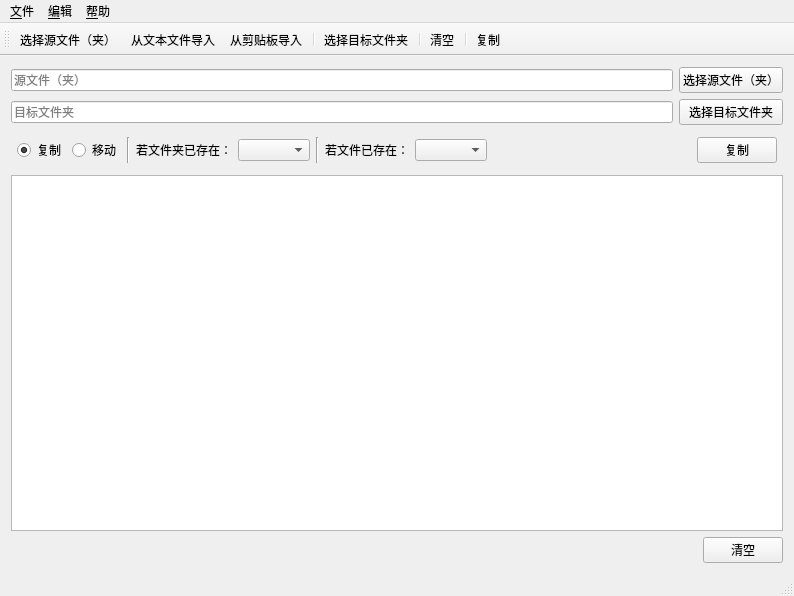
<?xml version="1.0" encoding="UTF-8"?>
<ui version="4.0">
 <class>FolderMoveCopy</class>
 <widget class="QMainWindow" name="FolderMoveCopy">
  <property name="geometry">
   <rect>
    <x>0</x>
    <y>0</y>
    <width>794</width>
    <height>596</height>
   </rect>
  </property>
  <property name="windowTitle">
   <string>FolderMoveCopy</string>
  </property>
  <widget class="QWidget" name="centralWidget">
   <layout class="QVBoxLayout" name="verticalLayout">
    <item>
     <layout class="QGridLayout" name="gridLayout">
      <item row="0" column="0">
       <widget class="QLineEdit" name="originEdit">
        <property name="readOnly">
         <bool>true</bool>
        </property>
        <property name="placeholderText">
         <string>源文件（夹）</string>
        </property>
       </widget>
      </item>
      <item row="0" column="1">
       <widget class="QPushButton" name="originBtn">
        <property name="text">
         <string>选择源文件（夹）</string>
        </property>
       </widget>
      </item>
      <item row="1" column="0">
       <widget class="QLineEdit" name="targetEdit">
        <property name="readOnly">
         <bool>true</bool>
        </property>
        <property name="placeholderText">
         <string>目标文件夹</string>
        </property>
       </widget>
      </item>
      <item row="1" column="1">
       <widget class="QPushButton" name="targetBtn">
        <property name="text">
         <string>选择目标文件夹</string>
        </property>
       </widget>
      </item>
     </layout>
    </item>
    <item>
     <widget class="QWidget" name="radioWidget" native="true">
      <layout class="QHBoxLayout" name="horizontalLayout">
       <property name="leftMargin">
        <number>6</number>
       </property>
       <property name="topMargin">
        <number>6</number>
       </property>
       <property name="rightMargin">
        <number>6</number>
       </property>
       <property name="bottomMargin">
        <number>6</number>
       </property>
       <item>
        <widget class="QRadioButton" name="copyRbn">
         <property name="text">
          <string>复制</string>
         </property>
         <property name="checked">
          <bool>true</bool>
         </property>
        </widget>
       </item>
       <item>
        <widget class="QRadioButton" name="moveRbn">
         <property name="text">
          <string>移动</string>
         </property>
         <property name="checked">
          <bool>false</bool>
         </property>
        </widget>
       </item>
       <item>
        <widget class="Line" name="line">
         <property name="orientation">
          <enum>Qt::Vertical</enum>
         </property>
        </widget>
       </item>
       <item>
        <widget class="QLabel" name="folderLabel">
         <property name="text">
          <string>若文件夹已存在：</string>
         </property>
        </widget>
       </item>
       <item>
        <widget class="QComboBox" name="folderCbB"/>
       </item>
       <item>
        <widget class="Line" name="line_2">
         <property name="orientation">
          <enum>Qt::Vertical</enum>
         </property>
        </widget>
       </item>
       <item>
        <widget class="QLabel" name="fileLabel">
         <property name="text">
          <string>若文件已存在：</string>
         </property>
        </widget>
       </item>
       <item>
        <widget class="QComboBox" name="fileCbB"/>
       </item>
       <item>
        <spacer name="horizontalSpacer_2">
         <property name="orientation">
          <enum>Qt::Horizontal</enum>
         </property>
         <property name="sizeHint" stdset="0">
          <size>
           <width>146</width>
           <height>20</height>
          </size>
         </property>
        </spacer>
       </item>
       <item>
        <widget class="QPushButton" name="moveCopyBtn">
         <property name="text">
          <string>复制</string>
         </property>
        </widget>
       </item>
      </layout>
     </widget>
    </item>
    <item>
     <widget class="CodeEditor" name="plainTextEdit"/>
    </item>
    <item>
     <layout class="QHBoxLayout" name="horizontalLayout_2">
      <item>
       <spacer name="horizontalSpacer">
        <property name="orientation">
         <enum>Qt::Horizontal</enum>
        </property>
        <property name="sizeHint" stdset="0">
         <size>
          <width>40</width>
          <height>20</height>
         </size>
        </property>
       </spacer>
      </item>
      <item>
       <widget class="QPushButton" name="clearBtn">
        <property name="text">
         <string>清空</string>
        </property>
       </widget>
      </item>
     </layout>
    </item>
   </layout>
  </widget>
  <widget class="QMenuBar" name="menuBar">
   <property name="geometry">
    <rect>
     <x>0</x>
     <y>0</y>
     <width>794</width>
     <height>22</height>
    </rect>
   </property>
   <widget class="QMenu" name="fileMenu">
    <property name="title">
     <string>&amp;文件</string>
    </property>
    <addaction name="originAct"/>
    <addaction name="fromTxtAct"/>
    <addaction name="fromClipboardAct"/>
    <addaction name="separator"/>
    <addaction name="targetAct"/>
    <addaction name="separator"/>
    <addaction name="moveCopyAct"/>
    <addaction name="separator"/>
    <addaction name="clearAct"/>
    <addaction name="separator"/>
    <addaction name="quitAct"/>
   </widget>
   <widget class="QMenu" name="editMenu">
    <property name="title">
     <string>&amp;编辑</string>
    </property>
   </widget>
   <widget class="QMenu" name="helpMenu">
    <property name="title">
     <string>&amp;帮助</string>
    </property>
    <addaction name="aboutAct"/>
    <addaction name="aboutQtAct"/>
   </widget>
   <addaction name="fileMenu"/>
   <addaction name="editMenu"/>
   <addaction name="helpMenu"/>
  </widget>
  <widget class="QStatusBar" name="statusBar"/>
  <widget class="QToolBar" name="toolBar">
   <property name="windowTitle">
    <string>工具栏</string>
   </property>
   <attribute name="toolBarArea">
    <enum>TopToolBarArea</enum>
   </attribute>
   <attribute name="toolBarBreak">
    <bool>false</bool>
   </attribute>
   <addaction name="originAct"/>
   <addaction name="fromTxtAct"/>
   <addaction name="fromClipboardAct"/>
   <addaction name="separator"/>
   <addaction name="targetAct"/>
   <addaction name="separator"/>
   <addaction name="clearAct"/>
   <addaction name="separator"/>
   <addaction name="moveCopyAct"/>
  </widget>
  <action name="originAct">
   <property name="icon">
    <iconset resource="resources.qrc">
     <normaloff>:/icons/document-folder.svg</normaloff>:/icons/document-folder.svg</iconset>
   </property>
   <property name="text">
    <string>选择&amp;源文件（夹）</string>
   </property>
   <property name="toolTip">
    <string>选择源文件（夹）</string>
   </property>
   <property name="shortcut">
    <string>Ctrl+O</string>
   </property>
  </action>
  <action name="targetAct">
   <property name="icon">
    <iconset resource="resources.qrc">
     <normaloff>:/icons/document-open.svg</normaloff>:/icons/document-open.svg</iconset>
   </property>
   <property name="text">
    <string>选择&amp;目标文件夹</string>
   </property>
   <property name="shortcut">
    <string>Ctrl+T</string>
   </property>
  </action>
  <action name="fromTxtAct">
   <property name="icon">
    <iconset resource="resources.qrc">
     <normaloff>:/icons/document-new.svg</normaloff>:/icons/document-new.svg</iconset>
   </property>
   <property name="text">
    <string>从&amp;文本文件导入</string>
   </property>
  </action>
  <action name="fromClipboardAct">
   <property name="icon">
    <iconset resource="resources.qrc">
     <normaloff>:/icons/edit-paste.svg</normaloff>:/icons/edit-paste.svg</iconset>
   </property>
   <property name="text">
    <string>从&amp;剪贴板导入</string>
   </property>
   <property name="shortcut">
    <string>Ctrl+Shift+V</string>
   </property>
  </action>
  <action name="moveCopyAct">
   <property name="icon">
    <iconset resource="resources.qrc">
     <normaloff>:/icons/edit-copy.svg</normaloff>:/icons/edit-copy.svg</iconset>
   </property>
   <property name="text">
    <string>复制</string>
   </property>
   <property name="toolTip">
    <string>复制/移动</string>
   </property>
  </action>
  <action name="quitAct">
   <property name="icon">
    <iconset resource="resources.qrc">
     <normaloff>:/icons/quit.svg</normaloff>:/icons/quit.svg</iconset>
   </property>
   <property name="text">
    <string>&amp;退出</string>
   </property>
   <property name="shortcut">
    <string>Ctrl+Q</string>
   </property>
  </action>
  <action name="aboutAct">
   <property name="icon">
    <iconset resource="resources.qrc">
     <normaloff>:/icons/help-browser.svg</normaloff>:/icons/help-browser.svg</iconset>
   </property>
   <property name="text">
    <string>&amp;关于</string>
   </property>
  </action>
  <action name="aboutQtAct">
   <property name="icon">
    <iconset resource="resources.qrc">
     <normaloff>:/icons/qtlogo.svg</normaloff>:/icons/qtlogo.svg</iconset>
   </property>
   <property name="text">
    <string>关于 &amp;Qt</string>
   </property>
  </action>
  <action name="copyAct">
   <property name="checkable">
    <bool>true</bool>
   </property>
   <property name="icon">
    <iconset resource="resources.qrc">
     <normaloff>:/icons/edit-copy.svg</normaloff>:/icons/edit-copy.svg</iconset>
   </property>
   <property name="text">
    <string>&amp;复制</string>
   </property>
  </action>
  <action name="moveAct">
   <property name="checkable">
    <bool>true</bool>
   </property>
   <property name="icon">
    <iconset resource="resources.qrc">
     <normaloff>:/icons/move.svg</normaloff>:/icons/move.svg</iconset>
   </property>
   <property name="text">
    <string>&amp;移动</string>
   </property>
   <property name="toolTip">
    <string>移动</string>
   </property>
  </action>
  <action name="clearAct">
   <property name="icon">
    <iconset resource="resources.qrc">
     <normaloff>:/icons/clear.svg</normaloff>:/icons/clear.svg</iconset>
   </property>
   <property name="text">
    <string>&amp;清空</string>
   </property>
   <property name="shortcut">
    <string>Alt+C</string>
   </property>
  </action>
 </widget>
 <layoutdefault spacing="6" margin="11"/>
 <customwidgets>
  <customwidget>
   <class>CodeEditor</class>
   <extends>QPlainTextEdit</extends>
   <header location="global">codeeditor.h</header>
  </customwidget>
 </customwidgets>
 <resources>
  <include location="resources.qrc"/>
 </resources>
 <connections/>
</ui>
